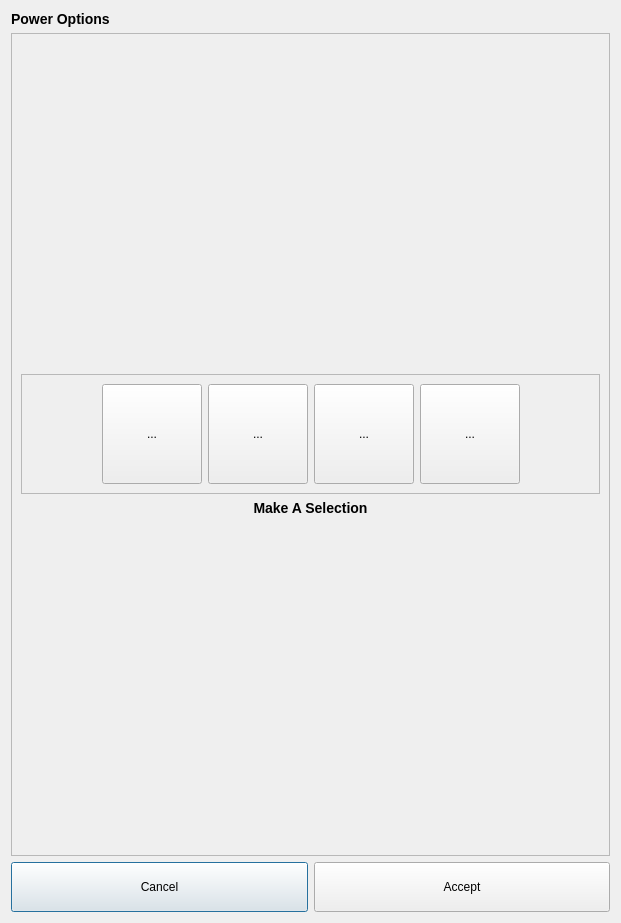
<?xml version="1.0" encoding="UTF-8"?>
<ui version="4.0">
 <class>MachinePowerDialog</class>
 <widget class="QDialog" name="MachinePowerDialog">
  <property name="geometry">
   <rect>
    <x>0</x>
    <y>0</y>
    <width>621</width>
    <height>923</height>
   </rect>
  </property>
  <property name="windowTitle">
   <string>Dialog</string>
  </property>
  <layout class="QGridLayout" name="gridLayout">
   <item row="0" column="0">
    <widget class="QLabel" name="label">
     <property name="text">
      <string>&lt;h3&gt;Power Options&lt;/h3&gt;</string>
     </property>
    </widget>
   </item>
   <item row="2" column="0">
    <widget class="QIconButton" name="cancelButton">
     <property name="minimumSize">
      <size>
       <width>0</width>
       <height>50</height>
      </size>
     </property>
     <property name="maximumSize">
      <size>
       <width>16777215</width>
       <height>50</height>
      </size>
     </property>
     <property name="text">
      <string>Cancel</string>
     </property>
    </widget>
   </item>
   <item row="2" column="1">
    <widget class="QIconButton" name="acceptButton">
     <property name="minimumSize">
      <size>
       <width>0</width>
       <height>50</height>
      </size>
     </property>
     <property name="maximumSize">
      <size>
       <width>16777215</width>
       <height>50</height>
      </size>
     </property>
     <property name="text">
      <string>Accept</string>
     </property>
    </widget>
   </item>
   <item row="1" column="0" colspan="2">
    <widget class="QFrame" name="frame">
     <property name="sizePolicy">
      <sizepolicy hsizetype="Preferred" vsizetype="Expanding">
       <horstretch>0</horstretch>
       <verstretch>0</verstretch>
      </sizepolicy>
     </property>
     <property name="frameShape">
      <enum>QFrame::Shape::StyledPanel</enum>
     </property>
     <property name="frameShadow">
      <enum>QFrame::Shadow::Raised</enum>
     </property>
     <layout class="QVBoxLayout" name="verticalLayout">
      <item>
       <spacer name="verticalSpacer">
        <property name="orientation">
         <enum>Qt::Orientation::Vertical</enum>
        </property>
        <property name="sizeHint" stdset="0">
         <size>
          <width>20</width>
          <height>320</height>
         </size>
        </property>
       </spacer>
      </item>
      <item>
       <widget class="QFrame" name="frame_2">
        <property name="frameShape">
         <enum>QFrame::Shape::StyledPanel</enum>
        </property>
        <property name="frameShadow">
         <enum>QFrame::Shadow::Raised</enum>
        </property>
        <layout class="QHBoxLayout" name="horizontalLayout">
         <item>
          <spacer name="horizontalSpacer">
           <property name="orientation">
            <enum>Qt::Orientation::Horizontal</enum>
           </property>
           <property name="sizeHint" stdset="0">
            <size>
             <width>64</width>
             <height>20</height>
            </size>
           </property>
          </spacer>
         </item>
         <item>
          <widget class="QToolButton" name="shutdownButton">
           <property name="minimumSize">
            <size>
             <width>100</width>
             <height>100</height>
            </size>
           </property>
           <property name="maximumSize">
            <size>
             <width>100</width>
             <height>100</height>
            </size>
           </property>
           <property name="text">
            <string>...</string>
           </property>
           <property name="iconSize">
            <size>
             <width>64</width>
             <height>64</height>
            </size>
           </property>
           <property name="checkable">
            <bool>true</bool>
           </property>
           <property name="autoExclusive">
            <bool>true</bool>
           </property>
          </widget>
         </item>
         <item>
          <widget class="QToolButton" name="restartButton">
           <property name="minimumSize">
            <size>
             <width>100</width>
             <height>100</height>
            </size>
           </property>
           <property name="maximumSize">
            <size>
             <width>100</width>
             <height>100</height>
            </size>
           </property>
           <property name="text">
            <string>...</string>
           </property>
           <property name="iconSize">
            <size>
             <width>64</width>
             <height>64</height>
            </size>
           </property>
           <property name="checkable">
            <bool>true</bool>
           </property>
           <property name="autoExclusive">
            <bool>true</bool>
           </property>
          </widget>
         </item>
         <item>
          <widget class="QToolButton" name="firmwareRestartButton">
           <property name="minimumSize">
            <size>
             <width>100</width>
             <height>100</height>
            </size>
           </property>
           <property name="maximumSize">
            <size>
             <width>100</width>
             <height>100</height>
            </size>
           </property>
           <property name="text">
            <string>...</string>
           </property>
           <property name="iconSize">
            <size>
             <width>64</width>
             <height>64</height>
            </size>
           </property>
           <property name="checkable">
            <bool>true</bool>
           </property>
           <property name="autoExclusive">
            <bool>true</bool>
           </property>
          </widget>
         </item>
         <item>
          <widget class="QToolButton" name="restartKlipperButton">
           <property name="minimumSize">
            <size>
             <width>100</width>
             <height>100</height>
            </size>
           </property>
           <property name="maximumSize">
            <size>
             <width>100</width>
             <height>100</height>
            </size>
           </property>
           <property name="text">
            <string>...</string>
           </property>
           <property name="iconSize">
            <size>
             <width>64</width>
             <height>64</height>
            </size>
           </property>
           <property name="checkable">
            <bool>true</bool>
           </property>
           <property name="autoExclusive">
            <bool>true</bool>
           </property>
          </widget>
         </item>
         <item>
          <spacer name="horizontalSpacer_2">
           <property name="orientation">
            <enum>Qt::Orientation::Horizontal</enum>
           </property>
           <property name="sizeHint" stdset="0">
            <size>
             <width>63</width>
             <height>20</height>
            </size>
           </property>
          </spacer>
         </item>
        </layout>
       </widget>
      </item>
      <item>
       <widget class="QLabel" name="optionTextLabel">
        <property name="text">
         <string>&lt;h3&gt;Make A Selection&lt;/h3&gt;</string>
        </property>
        <property name="alignment">
         <set>Qt::AlignmentFlag::AlignCenter</set>
        </property>
       </widget>
      </item>
      <item>
       <spacer name="verticalSpacer_2">
        <property name="orientation">
         <enum>Qt::Orientation::Vertical</enum>
        </property>
        <property name="sizeHint" stdset="0">
         <size>
          <width>20</width>
          <height>319</height>
         </size>
        </property>
       </spacer>
      </item>
     </layout>
    </widget>
   </item>
  </layout>
 </widget>
 <customwidgets>
  <customwidget>
   <class>QIconButton</class>
   <extends>QPushButton</extends>
   <header>ui/QIconButton/qiconbutton.h</header>
  </customwidget>
 </customwidgets>
 <resources/>
 <connections/>
</ui>
